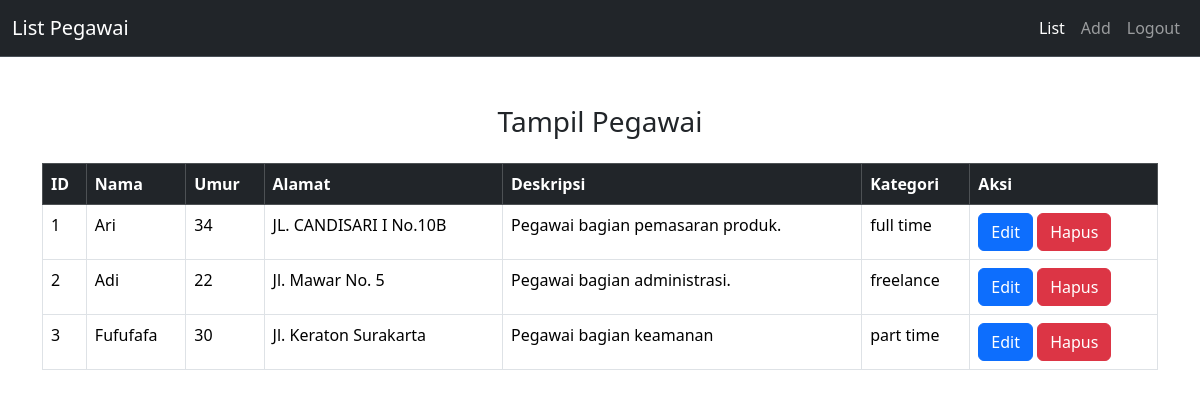
The page / (signed in) on the database its author committed.
### tables this page shows
CREATE TABLE `pegawai` (
  `id` int(11) NOT NULL,
  `nama` varchar(30) NOT NULL,
  `umur` int(11) NOT NULL,
  `alamat` varchar(50) NOT NULL,
  `deskripsi` text NOT NULL,
  `kategori_id` varchar(20) NOT NULL
);

### index.php (the view, shortened to what this page needs)
<?php
include('config/koneksi.php');
$query = "SELECT * FROM pegawai";
$result = mysqli_query($koneksi, $query);
?>
<!doctype html>
<html lang="en">
    <head>
        <link href="https://cdn.jsdelivr.net/npm/bootstrap@5.3.3/dist/css/bootstrap.min.css" rel="stylesheet">
    </head>
    <body>
    <nav class="navbar navbar-expand-lg bg-dark border-bottom border-body" data-bs-theme="dark">
        <div class="container-fluid">
            <a class="navbar-brand" href="index.php">List Pegawai</a>
            <div class="collapse navbar-collapse justify-content-end" id="navbarNav">
                <ul class="navbar-nav">
                    <li class="nav-item">
                        <a class="nav-link <?= basename($_SERVER['PHP_SELF']) == 'index.php' ? 'active' : '' ?>" href="index.php">List</a>
                    </li>
                    <li class="nav-item">
                        <a class="nav-link <?= basename($_SERVER['PHP_SELF']) == 'tambah.php' ? 'active' : '' ?>" href="tambah.php">Add</a>
                    </li>
                    <li class="nav-item">
                        <a class="nav-link" href="logout.php">Logout</a>
                    </li>
                </ul>
            </div>
        </div>
    </nav>
    <div class="container mt-5">
        <div>
            <div class="card-body">
                <div class="text-center">
                    <h3 class="mb-4">Tampil Pegawai</h3>
                </div>
                <table class="table table-bordered">
                    <thead class="table-dark">
                    <tr>
                        <th>ID</th>
                        <th>Nama</th>
                        <th>Umur</th>
                        <th>Alamat</th>
                        <th>Deskripsi</th>
                        <th>Kategori</th>
                        <th>Aksi</th>
                    </tr>
                    </thead>
                    <tbody>
                    <?php while ($row = $result->fetch_assoc()): ?>
                        <tr>
                            <td><?= $row['id'] ?></td>
                            <td><?= $row['nama'] ?></td>
                            <td><?= $row['umur'] ?></td>
                            <td><?= $row['alamat'] ?></td>
                            <td><?= $row['deskripsi'] ?></td>
                            <td><?= $row['kategori_id'] ?></td>
                            <td>
                                <a href="edit.php?id=<?= $row['id'] ?>" class="btn btn-primary">Edit</a>
                                <a href="index.php?hapus=<?= $row['id']?>" class="btn btn-danger" onclick="return confirm('Apakah anda yakin?')">Hapus</a>
                            </td>
                        </tr>
                    <?php endwhile; ?>
                    </tbody>
                </table>
            </div>
        </div>
    </div>
    </body>
</html>

### rows shown on the page
pegawai: id "1", nama "Ari", umur "34", alamat "JL. CANDISARI I No.10B", deskripsi "Pegawai bagian pemasaran produk.", kategori "full time"
pegawai: id "2", nama "Adi", umur "22", alamat "Jl. Mawar No. 5", deskripsi "Pegawai bagian administrasi.", kategori "freelance"
pegawai: id "3", nama "Fufufafa", umur "30", alamat "Jl. Keraton Surakarta", deskripsi "Pegawai bagian keamanan", kategori "part time"
